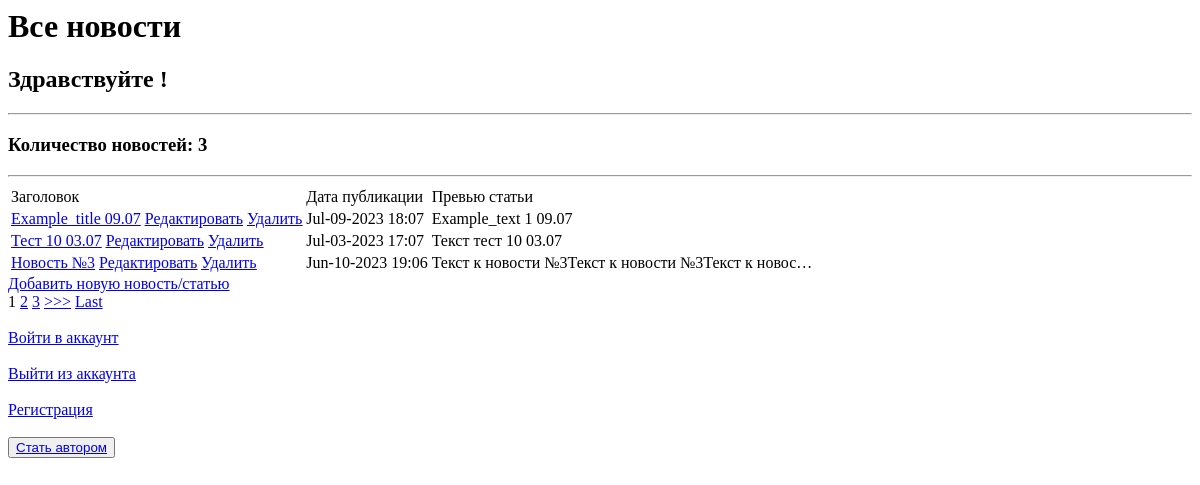
The page /news/ on the database as committed earlier.
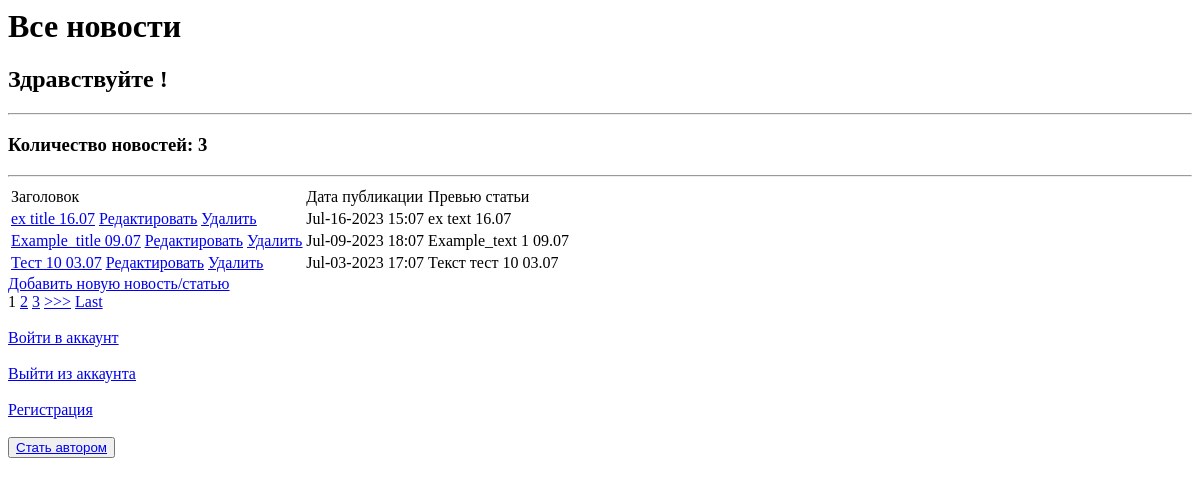
The same page on the database as committed later.
### newapp/models.py (models this page shows, shortened)
class Post(models.Model):
    author = models.ForeignKey(Author, on_delete=models.CASCADE)
    NEWS = 'NW'
    ARTICLE = 'AR'
    CATEGORY_CHOICES = (
        (NEWS, 'Новость'),
        (ARTICLE, 'Статья'),
    )
    categoryType = models.CharField(max_length=2, choices=CATEGORY_CHOICES, default=ARTICLE)
    dateCreation = models.DateTimeField(auto_now_add=True)
    postCategory = models.ManyToManyField(Category, through='PostCategory')
    title = models.CharField(max_length=128)
    text = models.TextField()
    rating = models.SmallIntegerField(default=0)

### newapp/views.py (the view, shortened to what this page needs)
# urls.py: path('', NewsListView.as_view(), name='main_page'),
class NewsListView(ListView):
    model = Post
    template_name = 'news.html'
    context_object_name = 'news'
    queryset = Post.objects.order_by('-id')
    paginate_by = 3
    form_class = NewsForm
    def get_context_data(self, **kwargs):
        context = super().get_context_data(**kwargs)
        context['filter'] = NewsFilter(self.request.GET, queryset=self.get_queryset())
        context['form'] = self.form_class()
        context['is_not_authors'] = not self.request.user.groups.filter(name='authors').exists()
        return context

### newapp/templatetags/custom_filters.py (called while the page is built)
@register.filter(name='censor')
def censor(value):
    censored_words = ['плохое_слово_1', 'нежелательное_слово2', 'нежелательное_слово3']
    censored_value = value
    for word in censored_words:
        censored_value = censored_value.replace(word, '*' * len(word))
    return censored_value

### templates/news.html (shortened to what this page needs)
{% extends 'flatpages/default.html' %}
{% load custom_filters %}
{% block title %}
    <h1>Все новости</h1>
{% endblock title %}
{% block content %}
    <h2>Здравствуйте {{request.user.username}}!</h2>
    <hr>
    <h3>Количество новостей: {{ news|length }}</h3>
    <hr>
    {% if news %}
        <table>
            <tr>
                <td>
                    Заголовок
                </td>
                <td>
                    Дата публикации
                </td>
                <td>
                    Превью статьи
                </td>
            </tr>
            {% for new in news %}
                <tr>
                    <td>
                        <a href="{% url 'new' new.id %}">{{ new.title|censor }}</a>
                        <a href="{% url 'news-update' new.id %}"><u>Редактировать</u></a>
                        <a href="{% url 'news-delete' new.id %}"><u>Удалить</u></a>
                    </td>
                    <td>
                        {{ new.dateCreation|date:'M-d-Y H:m'}}
                    </td>
                    <td>
                        {{ new.text|truncatechars:50|censor }}
                    </td>
                </tr>
            {% endfor %}
        </table>
<a href="{% url 'news-create' %}">Добавить новую новость/статью</a> <br>
        <div class="pagination">
            {% if is_paginated %}
                {% for num in page_obj.paginator.page_range %}
                    {% if page_obj.number == num %}
                        <a>{{ num }}</a>
                    {% elif num > page_obj.number|add:'-3' and num < page_obj.number|add:'3' %}
                        <a href="?page={{ num }}">{{ num }}</a>
                    {% endif %}
                {% endfor %}
                {% if page_obj.has_next %}
                    <a href="?page={{ page_obj.next_page_number }}">>>></a>
                    <a href="?page={{ page_obj.paginator.num_pages }}">Last</a>
                {% endif %}
            {% endif %}
        </div>
    {% else %}
        <h2>Новостей нет!</h2>
    {% endif %}
<a class="btn btn-primary" href="{% url 'login' %}">
 Войти в аккаунт
</a>
<a class="btn btn-primary" href="{% url 'logout' %}">
 Выйти из аккаунта
</a>
<a class="btn btn-primary" href="{% url 'signup' %}">
 Регистрация
</a>
{% if is_not_authors %}
<button><a class="btn btn-primary" href="{% url 'be_author' %}">Стать автором</a></button>
{% else %}
    <h3>Вы уже являетесь автором</h3>
{% endif %}
{% endblock content %}

Rows that differ between the two databases and show on the page:
no longer on this page (row unchanged): Post: title|censor "Новость №3", dateCreation "Jun-10-2023 19:06", text|censor "Текст к новости №3Текст к новости №3Текст к новос…"
added Post: title|censor "ex title 16.07", dateCreation "Jul-16-2023 15:07", text|censor "ex text 16.07"
